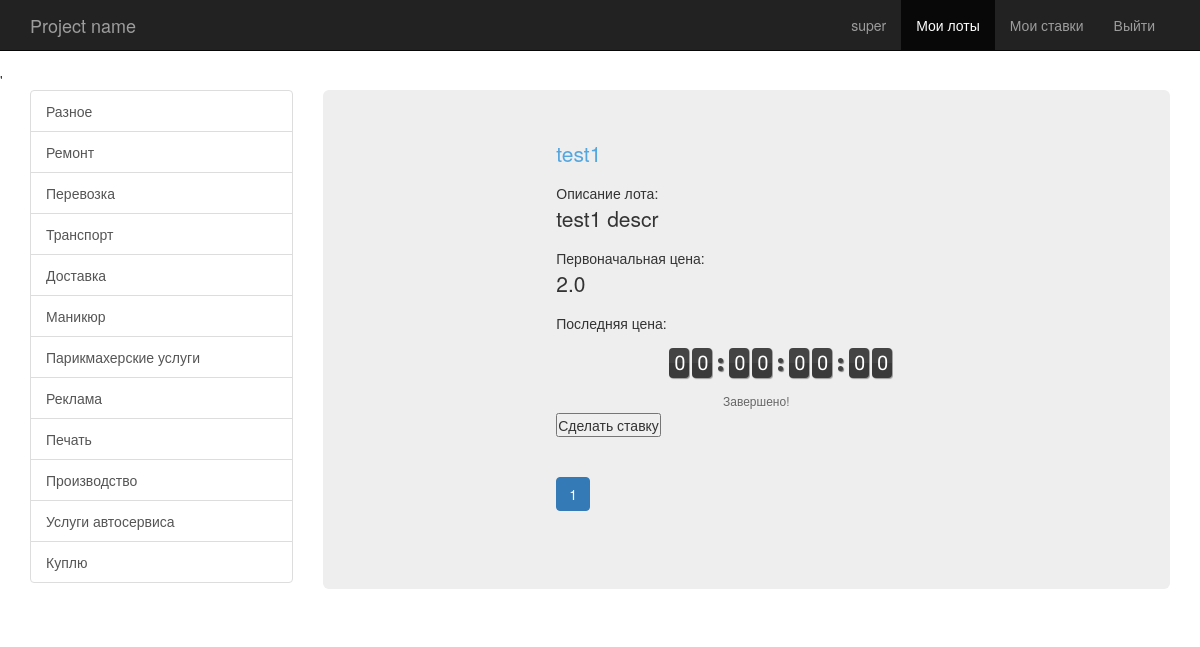
The page /my_bets/ (signed in) on the database its author committed.
### hollau/models.py (models this page shows, shortened)
class Category(models.Model):
    name = models.CharField(u'Категория', max_length=30)

class Lot(models.Model):
    name = models.CharField(u"предложение", max_length=100)
    description = models.TextField(u"описание предложения")
    start_price = models.FloatField(u"стартовая цена")
    current_price = models.FloatField(u"текущая цена", blank=True, null=True)
    sold = models.BooleanField(u"продано", default=False)
    author = models.ForeignKey(User, verbose_name=u"Аукционатор", related_name='lots', default="1")
    start_date = models.DateTimeField(u'начало продажи', auto_now_add=True)
    end_date = models.DateTimeField(u'окончание продажи')
    lastest_propose = models.DateTimeField(u'последнее предложение', blank=True, null=True)
    category = models.ForeignKey(Category, verbose_name=u'Категория', default=1)
    class Admin:
        list_display = ("name", "price", "propose", "lastest_propose", "bought")
        ordering = ("-lastest_propose", "end_date",)
    def propose(self):
        lastest = self.propose_set.order_by('-date')
        if lastest:
            return lastest[0]
        else:
            return None
    def bought(self):
        return self.propose() and ((self.end_date < datetime.datetime.now()) or self.sold)

### hollau/views.py (the view)
# urls.py: url(r'^my_bets/$', views.my_bets, name='my_bets'),
def my_bets(request):
    user = request.user
    my_bet_lots = models.Bet.objects.filter(person=user)
    categories = models.Category.objects.all()
    my_lots = [my_bet.lot for my_bet in my_bet_lots]
    paginator, page = paginate(request, my_lots)
    return render(request, 'my_lot.html', {'paginator': paginator, 'page': page, 'my_lots': page.object_list, 'categories': categories})

### hollau/views.py (called while the page is built)
def paginate(request, qs):
    try:
        limit = int(request.GET.get('limit', 2))
    except ValueError:
        limit = 2
    if limit > 2:
        limit = 2
    try:
        page = int(request.GET.get('page',1))
    except ValueError:
        raise Http404
    paginator = Paginator(qs, limit)
    try:
        page = paginator.page(page)
    except EmptyPage:
        page = paginator.page(paginator.num_pages)
    return paginator, page

### hollau/templates/my_lot.html (shortened to what this page needs)
{% extends 'base.html' %}
{% load staticfiles %}
{% block javascript %}
        <link rel="stylesheet" href="{% static 'countdown_style.css' %}" />
        <link rel="stylesheet" href="{% static 'jquery.countdown.css' %} " />
{% endblock %}
{% block content %}
<div class="row">
  <div class="col-lg-12 col-md-12 col-sm-12 col-xs-12">
{% for lot in my_lots %}
<p><a href="{% url 'lot_detail' lot.id%}">{{lot.name}}</a></p>
Описание лота: <p>{{lot.description}}</p>
Первоначальная цена: <p>{{lot.start_price}}</p>
Последняя цена: <p id="current_price">{{lot.current_price|floatformat:2}}</p>
<div id="countdown"></div>
<p id="note"></p>
<button id="makeabet">Сделать ставку</button><br><br>
{% endfor %}
<ul class="pagination" display="inline">
{% for p in paginator.page_range %}
  {% if p == page.number %}
    <li class="active">
  {% else %}
    <li>
  {% endif %}
    <a href="/my_lots/?page={{ p }}">{{ p }}</a>
  </li>
{% endfor %}
</ul>
      </div>
    </div>
<body>
</body>
{% endblock %}

### hollau/templates/base.html (shortened to what this page needs)
{% load staticfiles %}
<!DOCTYPE html>
<html>
  <head>
    <link href={% static "bootstrap/css/bootstrap.min.css" %} rel="stylesheet">
    <link href={% static 'offcanvas.css' %} rel="stylesheet">'
    <link rel="stylesheet" type="text/css" href="{% static 'style.css' %}">
  </head>
  <body>
    <nav class="navbar navbar-fixed-top navbar-inverse">
      <div class="container">
        <div class="navbar-header">
          <a class="navbar-brand" href="#">Project name</a>
        </div>
        <div id="navbar" class="collapse navbar-collapse navbar-right">
          <ul class="nav navbar-nav">
              {%if user.is_authenticated%}
            <li><a href="#">{{user.first_name}}</a></li>
              {% else %}
              <li><a href="{%url 'login' %}">Anonymys</a></li>
              {% endif %}
            <li class="active"><a href="#">Мои лоты</a></li>
            <li><a href="#about">Мои ставки</a></li>
            <li><a href="{% url 'logout' %}">Выйти</a></li>
          </ul>
        </div>
      </div>
    </nav>
    <div class="container">
      <div class="row row-offcanvas row-offcanvas-left">
          <div class="col-xs-6 col-sm-3 sidebar-offcanvas" id="sidebar">
          <div class="list-group">
            {% for category in categories %}
            <a href="{% url 'category' category.id%}" class="list-group-item">{{ category.name }}</a>
            {% endfor %}
          </div>
        </div>
        <div class="col-xs-12 col-sm-9">
          <div class="jumbotron">
          <main>
          <div id="container">
			{%block content%}{%endblock%}
		  </div>
          </main>
          </div>
        </div>
      </div>
    {% block javascript %}{% endblock %}
  </body>
</html>

### hollau/static/offcanvas.css (style rules this page uses)
html, body { overflow-x: hidden; }
body { padding-top: 70px; }

### hollau/static/style.css (style rules this page uses)
#container { width: 400px; margin: auto; padding: 0 10px 10px 10px; }

### hollau/static/countdown_style.css (style rules this page uses)
* { margin:0; padding:0; }
html { position:relative; }
a, a:visited { text-decoration:none; outline:none; color:#54a6de; }
#note { color: #666666; font-size: 12px; margin: 0 auto; padding: 4px; text-align: center; text-shadow: 1px 1px 0 rgba(255, 255, 255, 0.3); width: 400px; }

### hollau/templates/my_lot.html (style rules this page uses)
ul.pagination li { display: inline; margin-right: 5px; padding: 3px; }

### rows shown on the page
Category: name "Разное"
Category: name "Ремонт"
Category: name "Перевозка"
Category: name "Транспорт"
Category: name "Доставка"
Category: name "Маникюр"
Category: name "Парикмахерские услуги"
Category: name "Реклама"
Category: name "Печать"
Category: name "Производство"
Category: name "Услуги автосервиса"
Category: name "Куплю"
Lot: name "test1", description "test1 descr", start_price "2.0"

### other values the page prints
{{ user.first_name }} "super"
{{ p }} "1"
